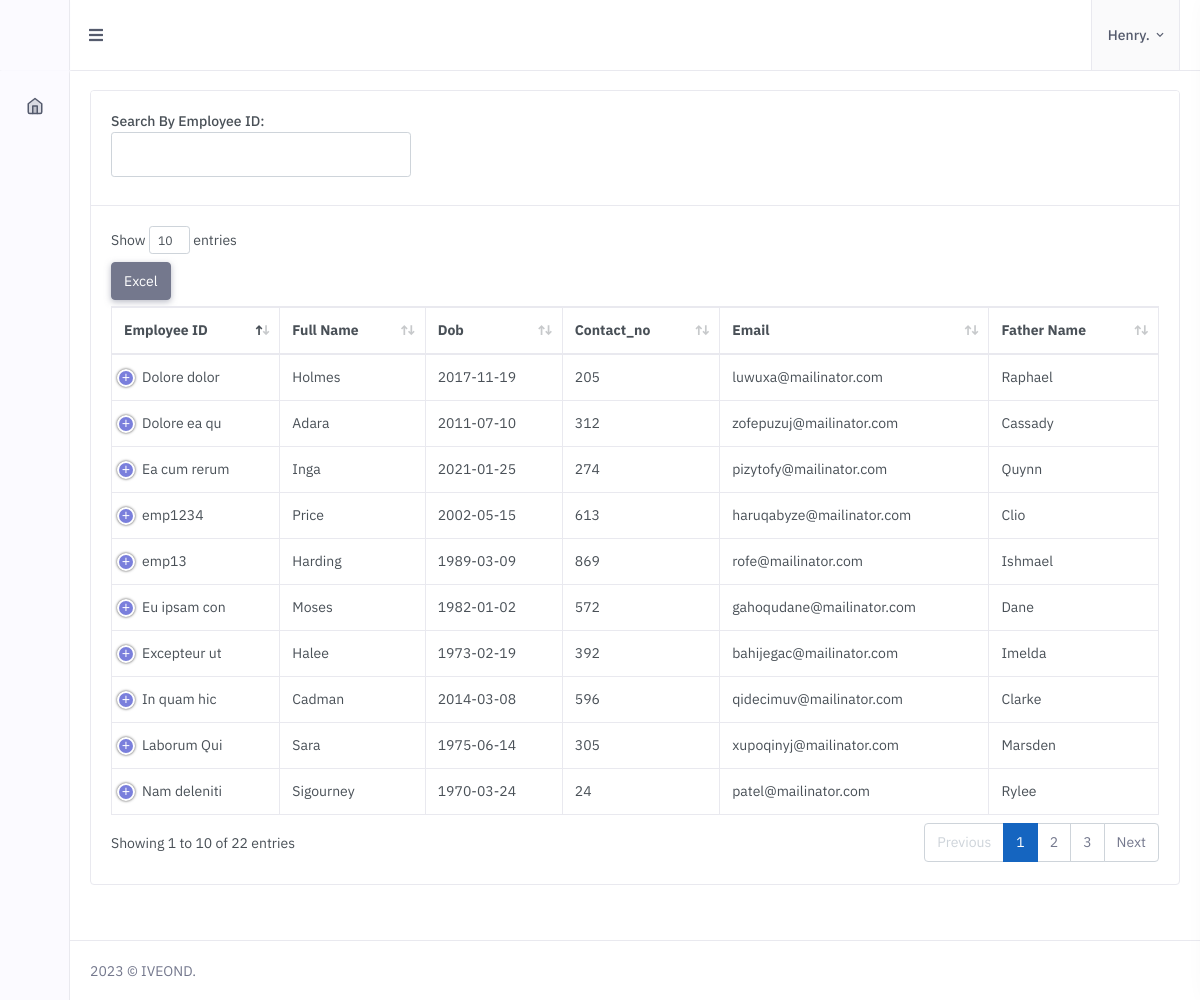
Page /on_boarding.php (signed in) on the committed database.
### tables this page shows
CREATE TABLE `on_boarding` (
  `full_name` varchar(255) NOT NULL,
  `dob` date NOT NULL,
  `contact_no` varchar(255) NOT NULL,
  `email` varchar(255) NOT NULL,
  `father_name` varchar(255) NOT NULL,
  `father_contact` varchar(255) NOT NULL,
  `gender` varchar(255) NOT NULL,
  `marital_status` varchar(255) NOT NULL,
  `blood_grp` varchar(255) NOT NULL,
  `id_mark` varchar(255) NOT NULL,
  `esi_no` varchar(255) NOT NULL,
  `pf_no` varchar(255) NOT NULL,
  `aadhaar_no` varchar(255) NOT NULL,
  `pan` varchar(255) NOT NULL,
  `bank_ac_no` varchar(255) NOT NULL,
  `Ifsc` varchar(255) NOT NULL,
  `present_address` varchar(255) NOT NULL,
  `permanent_address` varchar(255) NOT NULL,
  `date_of_joining` varchar(255) NOT NULL,
  `designation` varchar(255) NOT NULL,
  `job_department` varchar(255) NOT NULL,
  `job _location` varchar(255) NOT NULL,
  `ctc_inr` varchar(255) NOT NULL,
  `incentive` varchar(255) NOT NULL,
  `education` blob NOT NULL,
  `service_history` blob NOT NULL,
  `family` blob NOT NULL,
  `name` varchar(255) NOT NULL,
  `date` varchar(255) NOT NULL,
  `place` varchar(255) NOT NULL,
  `created_date` datetime NOT NULL DEFAULT current_timestamp(),
  `manager` varchar(255) NOT NULL,
  `acknowledge` varchar(255) NOT NULL,
  `conduct` varchar(255) NOT NULL,
  `hand` varchar(255) NOT NULL,
  `laptop` varchar(255) NOT NULL,
  `access` varchar(255) NOT NULL,
  `pay` varchar(255) NOT NULL,
  `redirect` varchar(255) NOT NULL,
  `retention` varchar(255) NOT NULL,
  `benefits` varchar(255) NOT NULL,
  `loan` varchar(255) NOT NULL,
  `deductions` varchar(255) NOT NULL,
  `paycheck` varchar(255) NOT NULL,
  `status` varchar(255) NOT NULL,
  `offboarded` varchar(255) NOT NULL,
  `reason_leaving` varchar(255) NOT NULL,
  `plans_leaving` varchar(255) NOT NULL,
  `replacement` varchar(255) NOT NULL,
  `emp_id` varchar(255) NOT NULL,
  `id` int(11) NOT NULL
);

### on_boarding.php (the view, shortened to what this page needs)
<?php include 'layouts/head-main.php'; ?>
<?php include 'layouts/config.php'; ?>
<head>
    <link href="assets/libs/datatables.net-bs4/css/dataTables.bootstrap4.min.css" rel="stylesheet" type="text/css" />
    <link href="assets/libs/datatables.net-buttons-bs4/css/buttons.bootstrap4.min.css" rel="stylesheet"
        type="text/css" />
    <link href="assets/libs/datatables.net-responsive-bs4/css/responsive.bootstrap4.min.css" rel="stylesheet"
        type="text/css" />
    <link href="assets/libs/sweetalert2/sweetalert2.min.css" rel="stylesheet" type="text/css" />
    <link href="assets/css/style.css" rel="stylesheet" type="text/css" />
    <?php include 'layouts/head-style.php'; ?>
</head>
<?php include 'layouts/body.php'; ?>
<div id="layout-wrapper">
    <?php include 'layouts/vertical-menu-onboarding.php'; ?>
    <div class="main-content">
        <div class="page-content">
            <div class="container-fluid">
                <div class="row">
                    <div class="col-12">
                        <div class="card">
                            <div class="card-header">
                                <div id="new-search-area" class="search"></div>
                            </div>
                            <div class="card-body">
                                <table id="datatable-buttons" class="table table-bordered dt-responsive nowrap w-100">
                                    <thead>
                                        <tr>
                                            <th>employee ID</th>
                                            <th>full name </th>
                                            <th>dob </th>
                                            <th>contact_no </th>
                                            <th>email </th>
                                            <th>father name </th>
                                        </tr>
                                    </thead>
                                    <tbody>
                                        <?php
                                            $sql = "SELECT * FROM `on_boarding` WHERE `offboarded` ='no' ";
                                            $result = $link->query($sql);
                                            if ($result->num_rows > 0) {
                                                while($row = $result->fetch_assoc()) {
                                                    echo "    <td>".$row["emp_id"]."</td>\n";
                                                    echo "    <td>".$row["full_name"]."</td>\n";
                                                    echo "    <td>".$row["dob"]."</td>\n";
                                                    echo "    <td>".$row["contact_no"]."</td>\n";
                                                    echo "    <td>".$row["email"]."</td>\n";
                                                    echo "    <td>".$row["father_name"]."</td>\n";
                                                }
                                            }
                                        ?>
                                    </tbody>
                                </table>
                            </div>
                        </div>
                    </div>
                </div>
            </div>
        </div>
        <?php include 'layouts/footer.php'; ?>
    </div>
</body>
</html>

### layouts/head-style.php (style rules this page uses)
thead th { text-transform:capitalize; }

### rows in the picture
on_boarding: emp_id "Dolore dolor", full_name "Holmes", dob "2017-11-19", contact_no "205", email "luwuxa@mailinator.com", father_name "Raphael"
on_boarding: emp_id "Dolore ea qu", full_name "Adara", dob "2011-07-10", contact_no "312", email "zofepuzuj@mailinator.com", father_name "Cassady"
on_boarding: emp_id "Ea cum rerum", full_name "Inga", dob "2021-01-25", contact_no "274", email "pizytofy@mailinator.com", father_name "Quynn"
on_boarding: emp_id "emp1234", full_name "Price", dob "2002-05-15", contact_no "613", email "haruqabyze@mailinator.com", father_name "Clio"
on_boarding: emp_id "emp13", full_name "Harding", dob "1989-03-09", contact_no "869", email "rofe@mailinator.com", father_name "Ishmael"
on_boarding: emp_id "Eu ipsam con", full_name "Moses", dob "1982-01-02", contact_no "572", email "gahoqudane@mailinator.com", father_name "Dane"
on_boarding: emp_id "Excepteur ut", full_name "Halee", dob "1973-02-19", contact_no "392", email "bahijegac@mailinator.com", father_name "Imelda"
on_boarding: emp_id "In quam hic", full_name "Cadman", dob "2014-03-08", contact_no "596", email "qidecimuv@mailinator.com", father_name "Clarke"
on_boarding: emp_id "Laborum Qui", full_name "Sara", dob "1975-06-14", contact_no "305", email "xupoqinyj@mailinator.com", father_name "Marsden"
on_boarding: emp_id "Nam deleniti", full_name "Sigourney", dob "1970-03-24", contact_no "24", email "patel@mailinator.com", father_name "Rylee"

### other values in the picture
$_SESSION["username"] "Henry"
